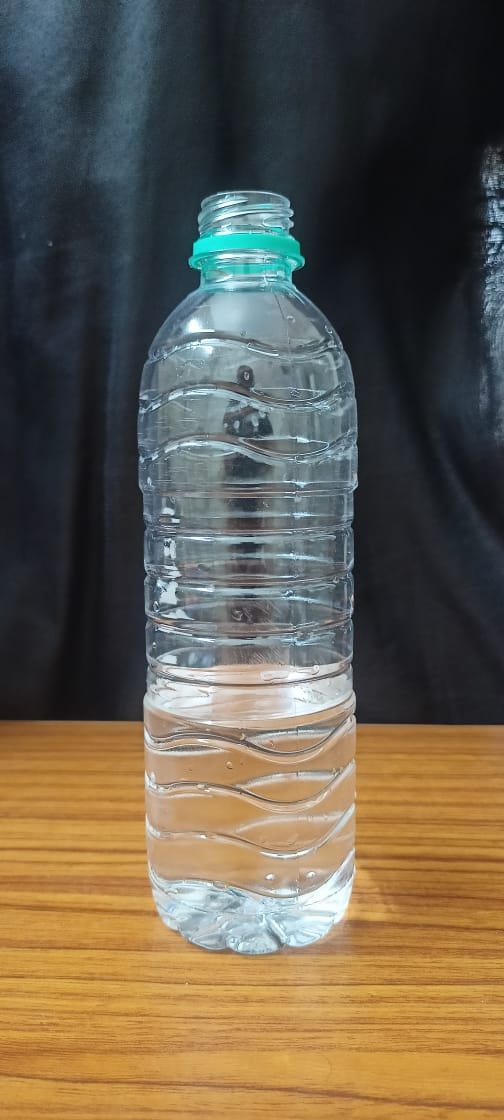
#> input picture TestImages/a1.jpeg, 504 x 1120 px; its folder holds only this picture in this run
$ python -i main.py   (imports and definitions only)
#> lines starting #> are read from the running program, lines starting #| are printed output that depends on the picture; after the words box and inside, x2 and y2 are one past the last pixel; in counts of white or black regions, pixels touching at a corner belong together; long printed decimals are rounded
import cv2
from matplotlib import pyplot as plt
import imutils
import glob

def calculate_fill_percentage(aspect_ratio):
    # Assuming aspect ratio represents the fill percentage linearly
    return (1 - aspect_ratio) * 100

def ImageProcess(path):
#> called with path = 'TestImages/a1.jpeg'
    bottle_3_channel = cv2.imread(path)
#> bottle_3_channel is the input picture: shape (1120, 504, 3); mean B, G, R 78.1, 94.6, 104.1
    img_gray = cv2.cvtColor(bottle_3_channel, cv2.COLOR_BGR2GRAY)
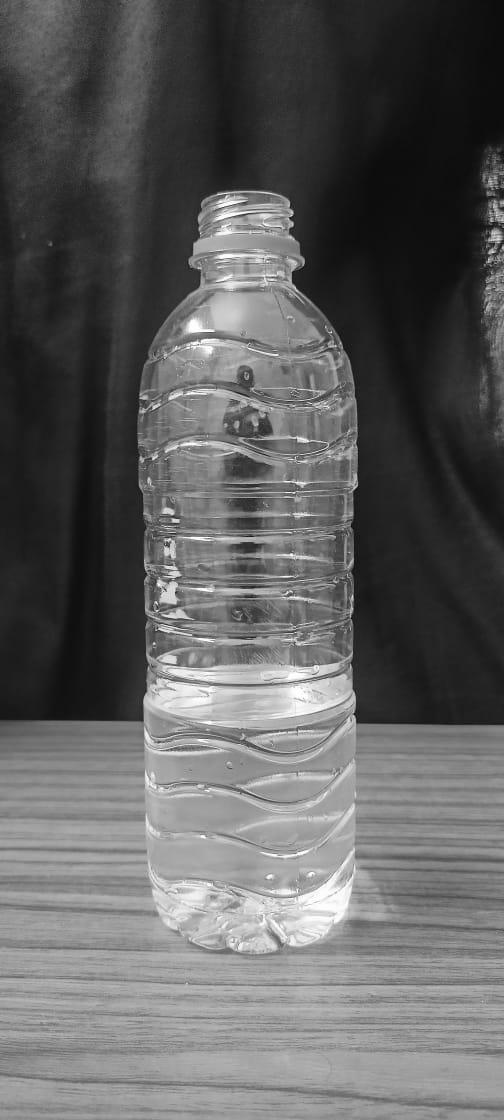
#> img_gray: shape (1120, 504); min 11, max 255, mean 95.6
    img_blur = cv2.GaussianBlur(img_gray, (3,3), 0)

    edges = cv2.Canny(image=img_blur, threshold1=100, threshold2=600)
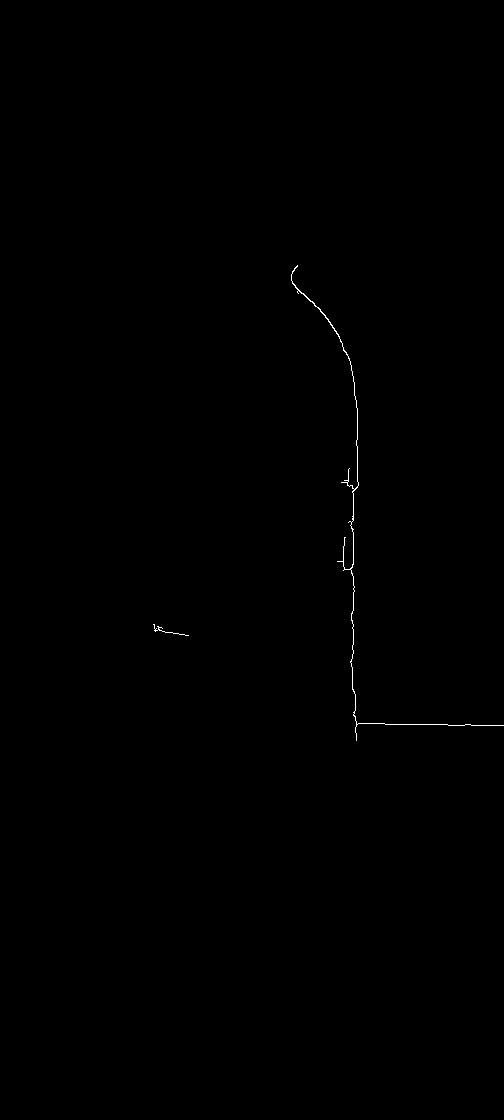
#> edges: shape (1120, 504); 0.15% white in thin lines or dots, all inside (x1, y1, x2, y2) = (153, 265, 504, 741)
    (T, bottle_threshold) = cv2.threshold(edges, 0, 255, cv2.THRESH_BINARY_INV)

    contours = cv2.findContours(edges.copy(), cv2.RETR_EXTERNAL, cv2.CHAIN_APPROX_SIMPLE)
#> contours = 2 contours, 1 with area under 20; largest, box (x1, y1, x2, y2) and area: (291, 265, 504, 741) 82
    contours = imutils.grab_contours(contours)
    bottle_clone = bottle_3_channel.copy()

    cv2.drawContours(bottle_clone, contours, -1, (255, 0, 0), 2)

    areas = [cv2.contourArea(contour) for contour in contours]
#> areas = [5.5, 82.5]
    (contours, areas) = zip(*sorted(zip(contours, areas), key=lambda a:a[1]))
#> areas = (5.5, 82.5)
    bottle_clone = bottle_3_channel.copy()
    (x, y, w, h) = cv2.boundingRect(contours[-1])
#> x = 291; y = 265; w = 213; h = 476
    aspectRatio = w / float(h)
#> aspectRatio = 0.447
    fill_percentage = calculate_fill_percentage(aspectRatio)
#> fill_percentage = 55.25
    print("Fill Percentage:", fill_percentage)
#| Fill Percentage: 55.252

    if aspectRatio < 0.4:
        cv2.rectangle(bottle_clone, (x, y), (x + w, y + h), (0, 255, 0), 2)
        cv2.putText(bottle_clone, f"Full ({fill_percentage:.2f}%)", (x + 10, y + 20), cv2.FONT_HERSHEY_PLAIN, 1, (0, 255, 0), 2)
    elif aspectRatio > 0.75:
        cv2.rectangle(bottle_clone, (x, y), (x + w, y + h), (0, 0, 255), 2)
        cv2.putText(bottle_clone, f"Low ({fill_percentage:.2f}%)", (x + 10, y + 20), cv2.FONT_HERSHEY_PLAIN, 1, (0, 0, 255), 2)
    else:
        cv2.rectangle(bottle_clone, (x, y), (x + w, y + h), (255, 0, 0), 2)
        cv2.putText(bottle_clone, f"medium ({fill_percentage:.2f}%)", (x + 10, y + 20), cv2.FONT_HERSHEY_PLAIN, 1, (255, 0, 0), 2)
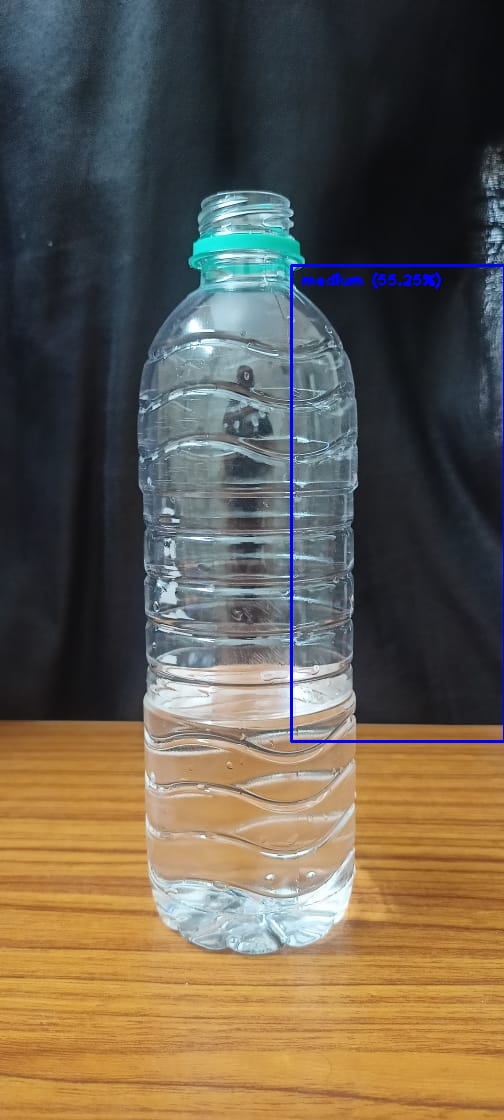
#> bottle_clone: shape (1120, 504, 3); mean B, G, R 79.3, 94, 103.5


    cv2.imshow("Decision", bottle_clone)
    cv2.waitKey(0)

# [2 lines not run here, left out]

>>> result = ImageProcess('TestImages/a1.jpeg')

$ run again, on TestImages/a2.jpeg
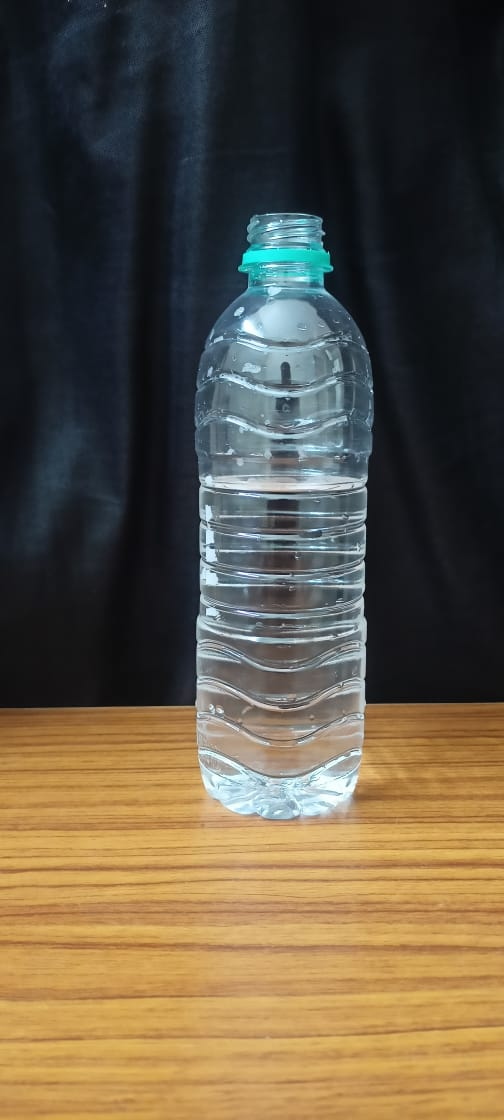
#> input picture TestImages/a2.jpeg, 504 x 1120 px
#> in ImageProcess, bottle_3_channel is the input picture: shape (1120, 504, 3); mean B, G, R 68.9, 86.9, 97.4
#> in ImageProcess, `edges = cv2.Canny(image=img_blur, threshold1=100, threshold2=600)`:
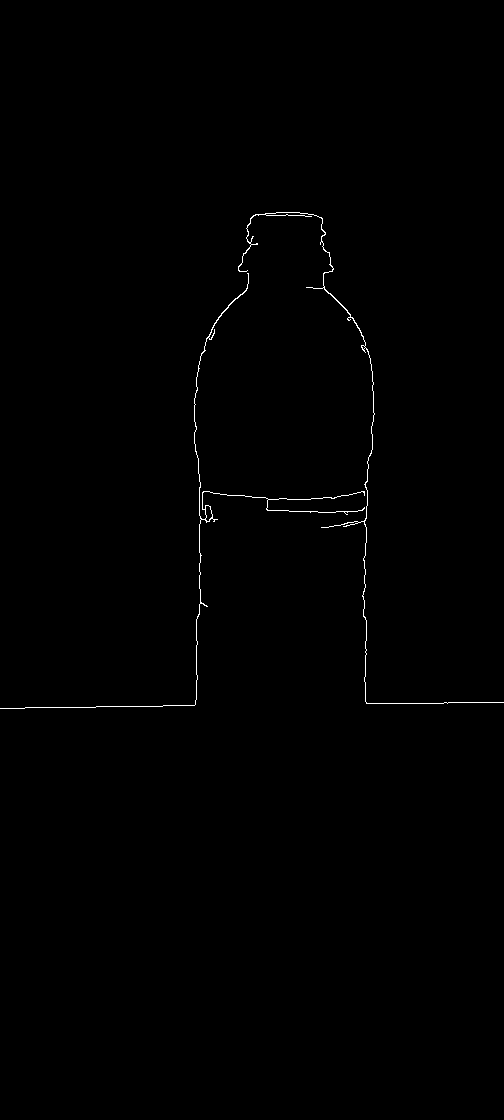
#> edges: shape (1120, 504); 0.37% white in thin lines or dots, all inside (x1, y1, x2, y2) = (0, 212, 504, 709)
#> contours = 2 contours; box (x1, y1, x2, y2) and area: (0, 273, 365, 709) 166, (238, 212, 504, 704) 118
#> in ImageProcess, `areas = [cv2.contourArea(contour) for contour in contours]`: areas = [166, 118]
#> in ImageProcess, `(contours, areas) = zip(*sorted(zip(contours, areas), key=lambda a:a[1..`: areas = (118, 166)
#> x = 0; y = 273; w = 365; h = 436
#> aspectRatio = 0.837
#> fill_percentage = 16.28
#| Fill Percentage: 16.284
#> in ImageProcess, `cv2.putText(bottle_clone, f"Low ({fill_percentage:.2f}%)", (x + 10, y ..`:
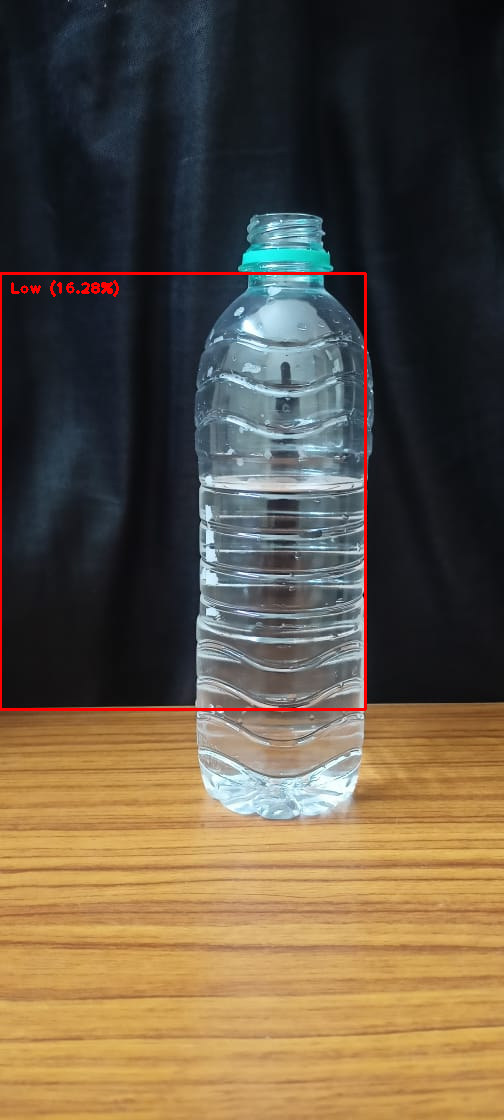
#> bottle_clone: shape (1120, 504, 3); mean B, G, R 68.3, 86.3, 99.1
